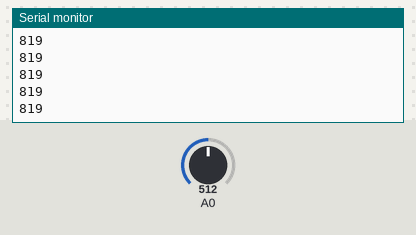
This sketch was run on a simulated Arduino Uno, built with avr-gcc and run on an emulated ATmega328P. Parts: the last lines printed to the serial monitor. The inputs (shaded band) are chosen by the test bench; at power-on: A0 = 512.

Above: at 1.2 s.
1.3 s: A0 set to 716
At 1.9 s:
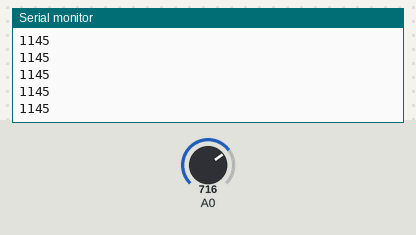
2.8 s: A0 set to 900
At 3.9 s:
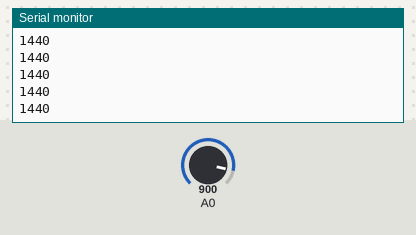
Timing chart, 0 to 5.8 s (numbered marks = the images above; inputs shaded):
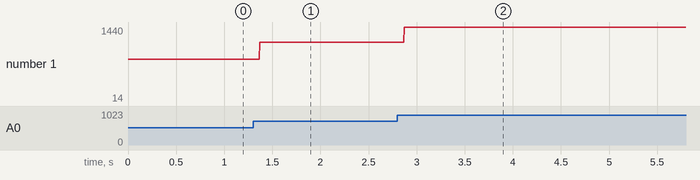

Measured:
- after the input at 1.3 s, the serial monitor: prints a new line after 0.07 s (image 1)
- after the input at 2.8 s, the serial monitor: prints a new line after 0.07 s (image 2)
- plotted number 1: 819 → 1145 after the input at 1.3 s, 1145 → 14 after the input at 2.8 s

The sketch:

zhongmei.ino
```cpp
int a,i,sum=0;
int b[5];
int temp;
int jz = 7;

void setup() {
  Serial.begin(9600);
  // put your setup code here, to run once:
  pinMode(A0,INPUT);
}

void loop()
{
//Serial.println(analogRead(A0));
  for(i=0;i<jz;i++)
  {
    b[i]  = analogRead(A0);
  }
  for(i =0;i<jz;i++ )
  {
    sum = sum+b[i];
  }
  a = sum/5;
  Serial.println(a);
  sum = 0;
}
```
